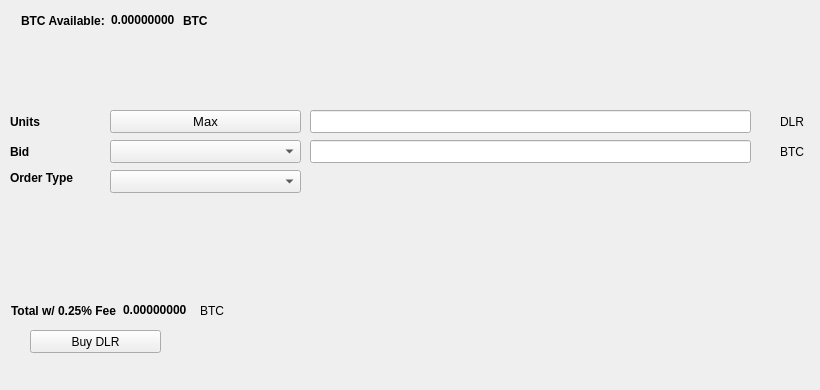
   <widget class="QWidget" name="BuyTab">
    <attribute name="title">
     <string>Buy</string>
    </attribute>
    <widget class="QPushButton" name="BuyDLR">
     <property name="geometry">
      <rect>
       <x>30</x>
       <y>330</y>
       <width>131</width>
       <height>23</height>
      </rect>
     </property>
     <property name="text">
      <string>Buy DLR</string>
     </property>
     <property name="icon">
      <iconset resource="../delor.qrc">
       <normaloff>:/icons/bitcoin</normaloff>:/icons/bitcoin</iconset>
     </property>
    </widget>
    <widget class="QLabel" name="label_3">
     <property name="geometry">
      <rect>
       <x>10</x>
       <y>110</y>
       <width>46</width>
       <height>23</height>
      </rect>
     </property>
     <property name="font">
      <font>
       <weight>75</weight>
       <bold>true</bold>
      </font>
     </property>
     <property name="text">
      <string>Units</string>
     </property>
    </widget>
    <widget class="QLineEdit" name="UnitsInput">
     <property name="geometry">
      <rect>
       <x>310</x>
       <y>110</y>
       <width>441</width>
       <height>23</height>
      </rect>
     </property>
     <property name="font">
      <font>
       <pointsize>9</pointsize>
       <weight>75</weight>
       <bold>true</bold>
      </font>
     </property>
    </widget>
    <widget class="QLineEdit" name="BuyBidPriceEdit">
     <property name="geometry">
      <rect>
       <x>310</x>
       <y>140</y>
       <width>441</width>
       <height>23</height>
      </rect>
     </property>
     <property name="font">
      <font>
       <pointsize>9</pointsize>
       <weight>75</weight>
       <bold>true</bold>
      </font>
     </property>
    </widget>
    <widget class="QLabel" name="label_4">
     <property name="geometry">
      <rect>
       <x>780</x>
       <y>110</y>
       <width>31</width>
       <height>23</height>
      </rect>
     </property>
     <property name="text">
      <string>DLR</string>
     </property>
    </widget>
    <widget class="QLabel" name="label_5">
     <property name="geometry">
      <rect>
       <x>780</x>
       <y>140</y>
       <width>31</width>
       <height>23</height>
      </rect>
     </property>
     <property name="text">
      <string>BTC</string>
     </property>
    </widget>
    <widget class="QLabel" name="label_6">
     <property name="geometry">
      <rect>
       <x>10</x>
       <y>140</y>
       <width>46</width>
       <height>23</height>
      </rect>
     </property>
     <property name="font">
      <font>
       <weight>75</weight>
       <bold>true</bold>
      </font>
     </property>
     <property name="text">
      <string>Bid</string>
     </property>
    </widget>
    <widget class="QLabel" name="label_7">
     <property name="geometry">
      <rect>
       <x>10</x>
       <y>170</y>
       <width>91</width>
       <height>16</height>
      </rect>
     </property>
     <property name="font">
      <font>
       <weight>75</weight>
       <bold>true</bold>
      </font>
     </property>
     <property name="text">
      <string>Order Type</string>
     </property>
    </widget>
    <widget class="QPushButton" name="Buy_Max_Amount">
     <property name="geometry">
      <rect>
       <x>110</x>
       <y>110</y>
       <width>191</width>
       <height>23</height>
      </rect>
     </property>
     <property name="font">
      <font>
       <pointsize>10</pointsize>
      </font>
     </property>
     <property name="text">
      <string>Max</string>
     </property>
    </widget>
    <widget class="QComboBox" name="BuyBidcomboBox">
     <property name="geometry">
      <rect>
       <x>110</x>
       <y>140</y>
       <width>191</width>
       <height>23</height>
      </rect>
     </property>
     <property name="font">
      <font>
       <pointsize>10</pointsize>
      </font>
     </property>
    </widget>
    <widget class="QComboBox" name="buyOrdertypeCombo">
     <property name="geometry">
      <rect>
       <x>110</x>
       <y>170</y>
       <width>191</width>
       <height>23</height>
      </rect>
     </property>
     <property name="font">
      <font>
       <pointsize>10</pointsize>
      </font>
     </property>
    </widget>
    <widget class="QWidget" name="layoutWidget1">
     <property name="geometry">
      <rect>
       <x>21</x>
       <y>11</y>
       <width>227</width>
       <height>19</height>
      </rect>
     </property>
     <layout class="QHBoxLayout" name="horizontalLayout_3">
      <item>
       <widget class="QLabel" name="label232">
        <property name="font">
         <font>
          <weight>75</weight>
          <bold>true</bold>
         </font>
        </property>
        <property name="text">
         <string>BTC Available:</string>
        </property>
       </widget>
      </item>
      <item>
       <widget class="QLabel" name="BtcAvailableLbl">
        <property name="palette">
         <palette>
          <active>
           <colorrole role="WindowText">
            <brush brushstyle="SolidPattern">
             <color alpha="255">
              <red>0</red>
              <green>0</green>
              <blue>0</blue>
             </color>
            </brush>
           </colorrole>
           <colorrole role="Button">
            <brush brushstyle="SolidPattern">
             <color alpha="255">
              <red>0</red>
              <green>170</green>
              <blue>0</blue>
             </color>
            </brush>
           </colorrole>
           <colorrole role="Light">
            <brush brushstyle="SolidPattern">
             <color alpha="255">
              <red>0</red>
              <green>255</green>
              <blue>0</blue>
             </color>
            </brush>
           </colorrole>
           <colorrole role="Midlight">
            <brush brushstyle="SolidPattern">
             <color alpha="255">
              <red>0</red>
              <green>212</green>
              <blue>0</blue>
             </color>
            </brush>
           </colorrole>
           <colorrole role="Dark">
            <brush brushstyle="SolidPattern">
             <color alpha="255">
              <red>0</red>
              <green>85</green>
              <blue>0</blue>
             </color>
            </brush>
           </colorrole>
           <colorrole role="Mid">
            <brush brushstyle="SolidPattern">
             <color alpha="255">
              <red>0</red>
              <green>113</green>
              <blue>0</blue>
             </color>
            </brush>
           </colorrole>
           <colorrole role="Text">
            <brush brushstyle="SolidPattern">
             <color alpha="255">
              <red>0</red>
              <green>170</green>
              <blue>0</blue>
             </color>
            </brush>
           </colorrole>
           <colorrole role="BrightText">
            <brush brushstyle="SolidPattern">
             <color alpha="255">
              <red>255</red>
              <green>255</green>
              <blue>255</blue>
             </color>
            </brush>
           </colorrole>
           <colorrole role="ButtonText">
            <brush brushstyle="SolidPattern">
             <color alpha="255">
              <red>0</red>
              <green>0</green>
              <blue>0</blue>
             </color>
            </brush>
           </colorrole>
           <colorrole role="Base">
            <brush brushstyle="SolidPattern">
             <color alpha="255">
              <red>255</red>
              <green>255</green>
              <blue>255</blue>
             </color>
            </brush>
           </colorrole>
           <colorrole role="Window">
            <brush brushstyle="SolidPattern">
             <color alpha="255">
              <red>0</red>
              <green>170</green>
              <blue>0</blue>
             </color>
            </brush>
           </colorrole>
           <colorrole role="Shadow">
            <brush brushstyle="SolidPattern">
             <color alpha="255">
              <red>0</red>
              <green>0</green>
              <blue>0</blue>
             </color>
            </brush>
           </colorrole>
           <colorrole role="AlternateBase">
            <brush brushstyle="SolidPattern">
             <color alpha="255">
              <red>127</red>
              <green>212</green>
              <blue>127</blue>
             </color>
            </brush>
           </colorrole>
           <colorrole role="ToolTipBase">
            <brush brushstyle="SolidPattern">
             <color alpha="255">
              <red>255</red>
              <green>255</green>
              <blue>220</blue>
             </color>
            </brush>
           </colorrole>
           <colorrole role="ToolTipText">
            <brush brushstyle="SolidPattern">
             <color alpha="255">
              <red>0</red>
              <green>0</green>
              <blue>0</blue>
             </color>
            </brush>
           </colorrole>
          </active>
          <inactive>
           <colorrole role="WindowText">
            <brush brushstyle="SolidPattern">
             <color alpha="255">
              <red>0</red>
              <green>0</green>
              <blue>0</blue>
             </color>
            </brush>
           </colorrole>
           <colorrole role="Button">
            <brush brushstyle="SolidPattern">
             <color alpha="255">
              <red>0</red>
              <green>170</green>
              <blue>0</blue>
             </color>
            </brush>
           </colorrole>
           <colorrole role="Light">
            <brush brushstyle="SolidPattern">
             <color alpha="255">
              <red>0</red>
              <green>255</green>
              <blue>0</blue>
             </color>
            </brush>
           </colorrole>
           <colorrole role="Midlight">
            <brush brushstyle="SolidPattern">
             <color alpha="255">
              <red>0</red>
              <green>212</green>
              <blue>0</blue>
             </color>
            </brush>
           </colorrole>
           <colorrole role="Dark">
            <brush brushstyle="SolidPattern">
             <color alpha="255">
              <red>0</red>
              <green>85</green>
              <blue>0</blue>
             </color>
            </brush>
           </colorrole>
           <colorrole role="Mid">
            <brush brushstyle="SolidPattern">
             <color alpha="255">
              <red>0</red>
              <green>113</green>
              <blue>0</blue>
             </color>
            </brush>
           </colorrole>
           <colorrole role="Text">
            <brush brushstyle="SolidPattern">
             <color alpha="255">
              <red>0</red>
              <green>170</green>
              <blue>0</blue>
             </color>
            </brush>
           </colorrole>
           <colorrole role="BrightText">
            <brush brushstyle="SolidPattern">
             <color alpha="255">
              <red>255</red>
              <green>255</green>
              <blue>255</blue>
             </color>
            </brush>
           </colorrole>
           <colorrole role="ButtonText">
            <brush brushstyle="SolidPattern">
             <color alpha="255">
              <red>0</red>
              <green>0</green>
              <blue>0</blue>
             </color>
            </brush>
           </colorrole>
           <colorrole role="Base">
            <brush brushstyle="SolidPattern">
             <color alpha="255">
              <red>255</red>
              <green>255</green>
              <blue>255</blue>
             </color>
            </brush>
           </colorrole>
           <colorrole role="Window">
            <brush brushstyle="SolidPattern">
             <color alpha="255">
              <red>0</red>
              <green>170</green>
              <blue>0</blue>
             </color>
            </brush>
           </colorrole>
           <colorrole role="Shadow">
            <brush brushstyle="SolidPattern">
             <color alpha="255">
              <red>0</red>
              <green>0</green>
              <blue>0</blue>
             </color>
            </brush>
           </colorrole>
           <colorrole role="AlternateBase">
            <brush brushstyle="SolidPattern">
             <color alpha="255">
              <red>127</red>
              <green>212</green>
              <blue>127</blue>
             </color>
            </brush>
           </colorrole>
           <colorrole role="ToolTipBase">
            <brush brushstyle="SolidPattern">
             <color alpha="255">
              <red>255</red>
              <green>255</green>
              <blue>220</blue>
             </color>
            </brush>
           </colorrole>
           <colorrole role="ToolTipText">
            <brush brushstyle="SolidPattern">
             <color alpha="255">
              <red>0</red>
              <green>0</green>
              <blue>0</blue>
             </color>
            </brush>
           </colorrole>
          </inactive>
          <disabled>
           <colorrole role="WindowText">
            <brush brushstyle="SolidPattern">
             <color alpha="255">
              <red>0</red>
              <green>85</green>
              <blue>0</blue>
             </color>
            </brush>
           </colorrole>
           <colorrole role="Button">
            <brush brushstyle="SolidPattern">
             <color alpha="255">
              <red>0</red>
              <green>170</green>
              <blue>0</blue>
             </color>
            </brush>
           </colorrole>
           <colorrole role="Light">
            <brush brushstyle="SolidPattern">
             <color alpha="255">
              <red>0</red>
              <green>255</green>
              <blue>0</blue>
             </color>
            </brush>
           </colorrole>
           <colorrole role="Midlight">
            <brush brushstyle="SolidPattern">
             <color alpha="255">
              <red>0</red>
              <green>212</green>
              <blue>0</blue>
             </color>
            </brush>
           </colorrole>
           <colorrole role="Dark">
            <brush brushstyle="SolidPattern">
             <color alpha="255">
              <red>0</red>
              <green>85</green>
              <blue>0</blue>
             </color>
            </brush>
           </colorrole>
           <colorrole role="Mid">
            <brush brushstyle="SolidPattern">
             <color alpha="255">
              <red>0</red>
              <green>113</green>
              <blue>0</blue>
             </color>
            </brush>
           </colorrole>
           <colorrole role="Text">
            <brush brushstyle="SolidPattern">
             <color alpha="255">
              <red>0</red>
              <green>85</green>
              <blue>0</blue>
             </color>
            </brush>
           </colorrole>
           <colorrole role="BrightText">
            <brush brushstyle="SolidPattern">
             <color alpha="255">
              <red>255</red>
              <green>255</green>
              <blue>255</blue>
             </color>
            </brush>
           </colorrole>
           <colorrole role="ButtonText">
            <brush brushstyle="SolidPattern">
             <color alpha="255">
              <red>0</red>
              <green>85</green>
              <blue>0</blue>
             </color>
            </brush>
           </colorrole>
           <colorrole role="Base">
            <brush brushstyle="SolidPattern">
             <color alpha="255">
              <red>0</red>
              <green>170</green>
              <blue>0</blue>
             </color>
            </brush>
           </colorrole>
           <colorrole role="Window">
            <brush brushstyle="SolidPattern">
             <color alpha="255">
              <red>0</red>
              <green>170</green>
              <blue>0</blue>
             </color>
            </brush>
           </colorrole>
           <colorrole role="Shadow">
            <brush brushstyle="SolidPattern">
             <color alpha="255">
              <red>0</red>
              <green>0</green>
              <blue>0</blue>
             </color>
            </brush>
           </colorrole>
           <colorrole role="AlternateBase">
            <brush brushstyle="SolidPattern">
             <color alpha="255">
              <red>0</red>
              <green>170</green>
              <blue>0</blue>
             </color>
            </brush>
           </colorrole>
           <colorrole role="ToolTipBase">
            <brush brushstyle="SolidPattern">
             <color alpha="255">
              <red>255</red>
              <green>255</green>
              <blue>220</blue>
             </color>
            </brush>
           </colorrole>
           <colorrole role="ToolTipText">
            <brush brushstyle="SolidPattern">
             <color alpha="255">
              <red>0</red>
              <green>0</green>
              <blue>0</blue>
             </color>
            </brush>
           </colorrole>
          </disabled>
         </palette>
        </property>
        <property name="font">
         <font>
          <weight>75</weight>
          <bold>true</bold>
         </font>
        </property>
        <property name="text">
         <string>0.00000000</string>
        </property>
        <property name="textInteractionFlags">
         <set>Qt::LinksAccessibleByMouse|Qt::TextSelectableByKeyboard|Qt::TextSelectableByMouse</set>
        </property>
       </widget>
      </item>
      <item>
       <widget class="QLabel" name="BtcAvailableLbl_2">
        <property name="font">
         <font>
          <weight>75</weight>
          <bold>true</bold>
         </font>
        </property>
        <property name="text">
         <string>BTC</string>
        </property>
       </widget>
      </item>
     </layout>
    </widget>
    <widget class="QWidget" name="layoutWidge2">
     <property name="geometry">
      <rect>
       <x>11</x>
       <y>301</y>
       <width>259</width>
       <height>19</height>
      </rect>
     </property>
     <layout class="QHBoxLayout" name="horizontalLayout_4">
      <item>
       <widget class="QLabel" name="label_9">
        <property name="font">
         <font>
          <weight>75</weight>
          <bold>true</bold>
         </font>
        </property>
        <property name="text">
         <string>Total w/ 0.25% Fee</string>
        </property>
       </widget>
      </item>
      <item>
       <widget class="QLabel" name="BuyCostLabel">
        <property name="palette">
         <palette>
          <active>
           <colorrole role="WindowText">
            <brush brushstyle="SolidPattern">
             <color alpha="255">
              <red>0</red>
              <green>0</green>
              <blue>0</blue>
             </color>
            </brush>
           </colorrole>
           <colorrole role="Button">
            <brush brushstyle="SolidPattern">
             <color alpha="255">
              <red>0</red>
              <green>170</green>
              <blue>0</blue>
             </color>
            </brush>
           </colorrole>
           <colorrole role="Light">
            <brush brushstyle="SolidPattern">
             <color alpha="255">
              <red>0</red>
              <green>255</green>
              <blue>0</blue>
             </color>
            </brush>
           </colorrole>
           <colorrole role="Midlight">
            <brush brushstyle="SolidPattern">
             <color alpha="255">
              <red>0</red>
              <green>212</green>
              <blue>0</blue>
             </color>
            </brush>
           </colorrole>
           <colorrole role="Dark">
            <brush brushstyle="SolidPattern">
             <color alpha="255">
              <red>0</red>
              <green>85</green>
              <blue>0</blue>
             </color>
            </brush>
           </colorrole>
           <colorrole role="Mid">
            <brush brushstyle="SolidPattern">
             <color alpha="255">
              <red>0</red>
              <green>113</green>
              <blue>0</blue>
             </color>
            </brush>
           </colorrole>
           <colorrole role="Text">
            <brush brushstyle="SolidPattern">
             <color alpha="255">
              <red>0</red>
              <green>170</green>
              <blue>0</blue>
             </color>
            </brush>
           </colorrole>
           <colorrole role="BrightText">
            <brush brushstyle="SolidPattern">
             <color alpha="255">
              <red>255</red>
              <green>255</green>
              <blue>255</blue>
             </color>
            </brush>
           </colorrole>
           <colorrole role="ButtonText">
            <brush brushstyle="SolidPattern">
             <color alpha="255">
              <red>0</red>
              <green>0</green>
              <blue>0</blue>
             </color>
            </brush>
           </colorrole>
           <colorrole role="Base">
            <brush brushstyle="SolidPattern">
             <color alpha="255">
              <red>255</red>
              <green>255</green>
              <blue>255</blue>
             </color>
            </brush>
           </colorrole>
           <colorrole role="Window">
            <brush brushstyle="SolidPattern">
             <color alpha="255">
              <red>0</red>
              <green>170</green>
              <blue>0</blue>
             </color>
            </brush>
           </colorrole>
           <colorrole role="Shadow">
            <brush brushstyle="SolidPattern">
             <color alpha="255">
              <red>0</red>
              <green>0</green>
              <blue>0</blue>
             </color>
            </brush>
           </colorrole>
           <colorrole role="AlternateBase">
            <brush brushstyle="SolidPattern">
             <color alpha="255">
              <red>127</red>
              <green>212</green>
              <blue>127</blue>
             </color>
            </brush>
           </colorrole>
           <colorrole role="ToolTipBase">
            <brush brushstyle="SolidPattern">
             <color alpha="255">
              <red>255</red>
              <green>255</green>
              <blue>220</blue>
             </color>
            </brush>
           </colorrole>
           <colorrole role="ToolTipText">
            <brush brushstyle="SolidPattern">
             <color alpha="255">
              <red>0</red>
              <green>0</green>
              <blue>0</blue>
             </color>
            </brush>
           </colorrole>
          </active>
          <inactive>
           <colorrole role="WindowText">
            <brush brushstyle="SolidPattern">
             <color alpha="255">
              <red>0</red>
              <green>0</green>
              <blue>0</blue>
             </color>
            </brush>
           </colorrole>
           <colorrole role="Button">
            <brush brushstyle="SolidPattern">
             <color alpha="255">
              <red>0</red>
              <green>170</green>
              <blue>0</blue>
             </color>
            </brush>
           </colorrole>
           <colorrole role="Light">
            <brush brushstyle="SolidPattern">
             <color alpha="255">
              <red>0</red>
              <green>255</green>
              <blue>0</blue>
             </color>
            </brush>
           </colorrole>
           <colorrole role="Midlight">
            <brush brushstyle="SolidPattern">
             <color alpha="255">
              <red>0</red>
              <green>212</green>
              <blue>0</blue>
             </color>
            </brush>
           </colorrole>
           <colorrole role="Dark">
            <brush brushstyle="SolidPattern">
             <color alpha="255">
              <red>0</red>
              <green>85</green>
              <blue>0</blue>
             </color>
            </brush>
           </colorrole>
           <colorrole role="Mid">
            <brush brushstyle="SolidPattern">
             <color alpha="255">
              <red>0</red>
              <green>113</green>
              <blue>0</blue>
             </color>
            </brush>
           </colorrole>
           <colorrole role="Text">
            <brush brushstyle="SolidPattern">
             <color alpha="255">
              <red>0</red>
              <green>170</green>
              <blue>0</blue>
             </color>
            </brush>
           </colorrole>
           <colorrole role="BrightText">
            <brush brushstyle="SolidPattern">
             <color alpha="255">
              <red>255</red>
              <green>255</green>
              <blue>255</blue>
             </color>
            </brush>
           </colorrole>
           <colorrole role="ButtonText">
            <brush brushstyle="SolidPattern">
             <color alpha="255">
              <red>0</red>
              <green>0</green>
              <blue>0</blue>
             </color>
            </brush>
           </colorrole>
           <colorrole role="Base">
            <brush brushstyle="SolidPattern">
             <color alpha="255">
              <red>255</red>
              <green>255</green>
              <blue>255</blue>
             </color>
            </brush>
           </colorrole>
           <colorrole role="Window">
            <brush brushstyle="SolidPattern">
             <color alpha="255">
              <red>0</red>
              <green>170</green>
              <blue>0</blue>
             </color>
            </brush>
           </colorrole>
           <colorrole role="Shadow">
            <brush brushstyle="SolidPattern">
             <color alpha="255">
              <red>0</red>
              <green>0</green>
              <blue>0</blue>
             </color>
            </brush>
           </colorrole>
           <colorrole role="AlternateBase">
            <brush brushstyle="SolidPattern">
             <color alpha="255">
              <red>127</red>
              <green>212</green>
              <blue>127</blue>
             </color>
            </brush>
           </colorrole>
           <colorrole role="ToolTipBase">
            <brush brushstyle="SolidPattern">
             <color alpha="255">
              <red>255</red>
              <green>255</green>
              <blue>220</blue>
             </color>
            </brush>
           </colorrole>
           <colorrole role="ToolTipText">
            <brush brushstyle="SolidPattern">
             <color alpha="255">
              <red>0</red>
              <green>0</green>
              <blue>0</blue>
             </color>
            </brush>
           </colorrole>
          </inactive>
          <disabled>
           <colorrole role="WindowText">
            <brush brushstyle="SolidPattern">
             <color alpha="255">
              <red>0</red>
              <green>85</green>
              <blue>0</blue>
             </color>
            </brush>
           </colorrole>
           <colorrole role="Button">
            <brush brushstyle="SolidPattern">
             <color alpha="255">
              <red>0</red>
              <green>170</green>
              <blue>0</blue>
             </color>
            </brush>
           </colorrole>
           <colorrole role="Light">
            <brush brushstyle="SolidPattern">
             <color alpha="255">
              <red>0</red>
              <green>255</green>
              <blue>0</blue>
             </color>
            </brush>
           </colorrole>
           <colorrole role="Midlight">
            <brush brushstyle="SolidPattern">
             <color alpha="255">
              <red>0</red>
              <green>212</green>
              <blue>0</blue>
             </color>
            </brush>
           </colorrole>
           <colorrole role="Dark">
            <brush brushstyle="SolidPattern">
             <color alpha="255">
              <red>0</red>
              <green>85</green>
              <blue>0</blue>
             </color>
            </brush>
           </colorrole>
           <colorrole role="Mid">
            <brush brushstyle="SolidPattern">
             <color alpha="255">
              <red>0</red>
              <green>113</green>
              <blue>0</blue>
             </color>
            </brush>
           </colorrole>
           <colorrole role="Text">
            <brush brushstyle="SolidPattern">
             <color alpha="255">
              <red>0</red>
              <green>85</green>
              <blue>0</blue>
             </color>
            </brush>
           </colorrole>
           <colorrole role="BrightText">
            <brush brushstyle="SolidPattern">
             <color alpha="255">
              <red>255</red>
              <green>255</green>
              <blue>255</blue>
             </color>
            </brush>
           </colorrole>
           <colorrole role="ButtonText">
            <brush brushstyle="SolidPattern">
             <color alpha="255">
              <red>0</red>
              <green>85</green>
              <blue>0</blue>
             </color>
            </brush>
           </colorrole>
           <colorrole role="Base">
            <brush brushstyle="SolidPattern">
             <color alpha="255">
              <red>0</red>
              <green>170</green>
              <blue>0</blue>
             </color>
            </brush>
           </colorrole>
           <colorrole role="Window">
            <brush brushstyle="SolidPattern">
             <color alpha="255">
              <red>0</red>
              <green>170</green>
              <blue>0</blue>
             </color>
            </brush>
           </colorrole>
           <colorrole role="Shadow">
            <brush brushstyle="SolidPattern">
             <color alpha="255">
              <red>0</red>
              <green>0</green>
              <blue>0</blue>
             </color>
            </brush>
           </colorrole>
           <colorrole role="AlternateBase">
            <brush brushstyle="SolidPattern">
             <color alpha="255">
              <red>0</red>
              <green>170</green>
              <blue>0</blue>
             </color>
            </brush>
           </colorrole>
           <colorrole role="ToolTipBase">
            <brush brushstyle="SolidPattern">
             <color alpha="255">
              <red>255</red>
              <green>255</green>
              <blue>220</blue>
             </color>
            </brush>
           </colorrole>
           <colorrole role="ToolTipText">
            <brush brushstyle="SolidPattern">
             <color alpha="255">
              <red>0</red>
              <green>0</green>
              <blue>0</blue>
             </color>
            </brush>
           </colorrole>
          </disabled>
         </palette>
        </property>
        <property name="font">
         <font>
          <weight>75</weight>
          <bold>true</bold>
         </font>
        </property>
        <property name="autoFillBackground">
         <bool>false</bool>
        </property>
        <property name="text">
         <string>0.00000000</string>
        </property>
        <property name="textInteractionFlags">
         <set>Qt::LinksAccessibleByMouse|Qt::TextSelectableByMouse</set>
        </property>
       </widget>
      </item>
      <item>
       <widget class="QLabel" name="label_10">
        <property name="font">
         <font>
          <weight>50</weight>
          <bold>false</bold>
         </font>
        </property>
        <property name="text">
         <string>BTC</string>
        </property>
       </widget>
      </item>
     </layout>
    </widget>
    <widget class="QLabel" name="label_24">
     <property name="geometry">
      <rect>
       <x>460</x>
       <y>300</y>
       <width>281</width>
       <height>81</height>
      </rect>
     </property>
     <property name="text">
      <string/>
     </property>
     <property name="pixmap">
      <pixmap>:/images/bittrex</pixmap>
     </property>
    </widget>
   </widget>
